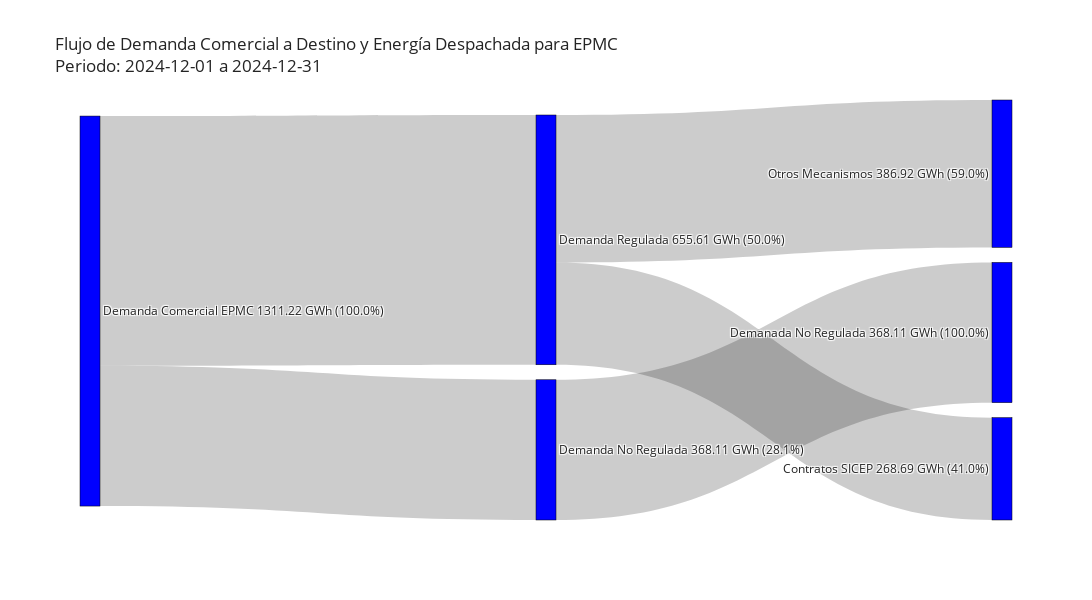

The code cell stored with this chart in its notebook:
### Markdown cell above
Analisis de cantidades de contratos del SICEP por agente

### Code cell
# Sankey multinivel por agente comprador 
codigo = 'EPMC'  # Reemplaza por el código que deseas
filtro = df_cantidades_agente_agrupado['CodigoAgenteComprador'] == codigo
df_filtrado = df_cantidades_agente_agrupado[filtro].copy()

total_demanda_comercial = df_filtrado['DemandaComercial'].sum()
total_demanda_reg = df_filtrado['DemandaComercialRegulada'].sum()
total_demanda_noreg = df_filtrado['DemandaComercialNoRegulada'].sum()
total_otros_mecanismos = df_filtrado['OtrosMecanismos'].sum()
total_energia_despachada = df_filtrado['EnergiaDespachada'].sum()
total_demanda_comercial_destino = df_filtrado['DemandaComercialNoRegulada'].sum()  # igual a total_demanda_noreg

def label_valor_pct(nombre, valor, total):
    pct = (valor / total * 100) if total else 0
    return f"{nombre}\n{valor:.2f} GWh\n({pct:.1f}%)"

labels = [
    f"Demanda Comercial {codigo}\n{total_demanda_comercial:.2f} GWh\n(100.0%)",
    label_valor_pct("Demanda Regulada", total_demanda_reg, total_demanda_comercial),
    label_valor_pct("Demanda No Regulada", total_demanda_noreg, total_demanda_comercial),
    label_valor_pct("Otros Mecanismos", total_otros_mecanismos, total_demanda_reg),
    label_valor_pct("Contratos SICEP", total_energia_despachada, total_demanda_reg),
    label_valor_pct("Demanada No Regulada", total_demanda_comercial_destino, total_demanda_noreg)
]

source = []
target = []
value = []

# DemandaComercial → TotalDemandaReg y TotalDemandaNoReg
source += [0, 0]
target += [1, 2]
value += [total_demanda_reg, total_demanda_noreg]

# TotalDemandaReg → OtrosMecanismos y EnergiaDespachada
source += [1, 1]
target += [3, 4]
value += [total_otros_mecanismos, total_energia_despachada]

# TotalDemandaNoReg → DemandaComercialDestino
source.append(2)
target.append(5)
value.append(total_demanda_comercial_destino)

fig = go.Figure(data=[go.Sankey(
    node=dict(
        pad=15,
        thickness=20,
        line=dict(color="black", width=0.5),
        label=labels,
        color='blue'
    ),
    link=dict(
        source=source,
        target=target,
        value=value
    )
)])

fig.update_layout(
    title=f"Flujo de Demanda Comercial a Destino y Energía Despachada para {codigo}<br>Periodo: {fecha_inicial_cantidades} a {fecha_final_cantidades}",
    width=1100,
    height=600,
    template='simple_white'
)

fig.show()

### Figure 1 — Plotly figure (JSON) as saved in the notebook; plotly's stock layout.template omitted (floating-point values rounded to 4 significant figures)
{"data": [{"link": {"source": [0, 0, 1, 1, 2], "target": [1, 2, 3, 4, 5], "value": [655.6, 368.1, 386.9, 268.7, 368.1]}, "node": {"color": "blue", "label": ["Demanda Comercial EPMC\n1311.22 GWh\n(100.0%)", "Demanda Regulada\n655.61 GWh\n(50.0%)", "Demanda No Regulada\n368.11 GWh\n(28.1%)", "Otros Mecanismos\n386.92 GWh\n(59.0%)", "Contratos SICEP\n268.69 GWh\n(41.0%)", "Demanada No Regulada\n368.11 GWh\n(100.0%)"], "line": {"color": "black", "width": 0.5}, "pad": 15, "thickness": 20}, "type": "sankey"}], "layout": {"height": 600, "title": {"text": "Flujo de Demanda Comercial a Destino y Energía Despachada para EPMC<br>Periodo: 2024-12-01 a 2024-12-31"}, "width": 1100}}
